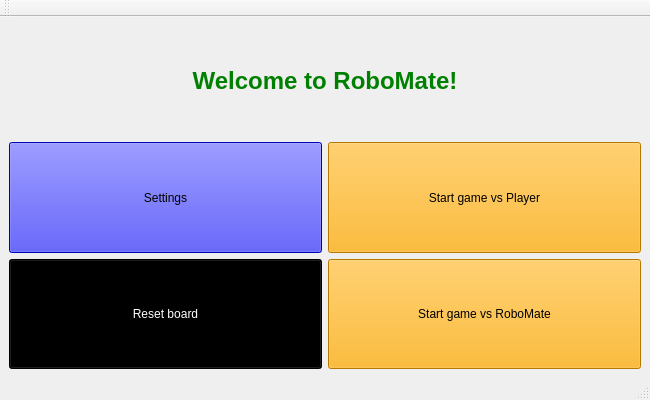
<?xml version="1.0" encoding="UTF-8"?>
<ui version="4.0">
 <class>MainWindow</class>
 <widget class="QMainWindow" name="MainWindow">
  <property name="geometry">
   <rect>
    <x>0</x>
    <y>0</y>
    <width>650</width>
    <height>400</height>
   </rect>
  </property>
  <property name="windowTitle">
   <string>MainWindow</string>
  </property>
  <widget class="QWidget" name="centralwidget">
   <layout class="QGridLayout" name="gridLayout">
    <item row="2" column="1">
     <widget class="QPushButton" name="pushButton_PvRM">
      <property name="sizePolicy">
       <sizepolicy hsizetype="Minimum" vsizetype="Preferred">
        <horstretch>0</horstretch>
        <verstretch>0</verstretch>
       </sizepolicy>
      </property>
      <property name="styleSheet">
       <string notr="true">background-color: rgb(255, 170, 0);
color:black;
</string>
      </property>
      <property name="text">
       <string>Start game vs RoboMate</string>
      </property>
     </widget>
    </item>
    <item row="1" column="1">
     <widget class="QPushButton" name="pushButton_PvP">
      <property name="sizePolicy">
       <sizepolicy hsizetype="Minimum" vsizetype="Preferred">
        <horstretch>0</horstretch>
        <verstretch>0</verstretch>
       </sizepolicy>
      </property>
      <property name="styleSheet">
       <string notr="true">background-color: rgb(255, 170, 0);
color:black;
</string>
      </property>
      <property name="text">
       <string>Start game vs Player</string>
      </property>
     </widget>
    </item>
    <item row="2" column="0">
     <widget class="QPushButton" name="pushButton_Reset">
      <property name="sizePolicy">
       <sizepolicy hsizetype="Minimum" vsizetype="Preferred">
        <horstretch>0</horstretch>
        <verstretch>0</verstretch>
       </sizepolicy>
      </property>
      <property name="styleSheet">
       <string notr="true">background-color: rgb(0, 0, 0);
color:white;</string>
      </property>
      <property name="text">
       <string>Reset board</string>
      </property>
     </widget>
    </item>
    <item row="1" column="0">
     <widget class="QPushButton" name="pushButton_Settings">
      <property name="sizePolicy">
       <sizepolicy hsizetype="Minimum" vsizetype="Preferred">
        <horstretch>0</horstretch>
        <verstretch>0</verstretch>
       </sizepolicy>
      </property>
      <property name="styleSheet">
       <string notr="true">background-color: rgb(0, 0, 255);
color:black;</string>
      </property>
      <property name="text">
       <string>Settings</string>
      </property>
     </widget>
    </item>
    <item row="0" column="0" colspan="2">
     <widget class="QLabel" name="label">
      <property name="text">
       <string>&lt;html&gt;&lt;head/&gt;&lt;body&gt;&lt;h1 align=&quot;center&quot; style=&quot; margin-top:36px; margin-bottom:12px; margin-left:0px; margin-right:0px; -qtlock-indent:0; text-indent:0px;&quot;&gt;&lt;span style=&quot; font-size:xx-large; font-weight:700; color:green;&quot;&gt;Welcome to RoboMate!&lt;/span&gt;&lt;/h1&gt;&lt;/body&gt;&lt;/html&gt;</string>
      </property>
     </widget>
    </item>
   </layout>
  </widget>
  <widget class="QMenuBar" name="menubar">
   <property name="geometry">
    <rect>
     <x>0</x>
     <y>0</y>
     <width>650</width>
     <height>19</height>
    </rect>
   </property>
  </widget>
  <widget class="QStatusBar" name="statusbar"/>
  <widget class="QToolBar" name="toolBar">
   <property name="windowTitle">
    <string>toolBar</string>
   </property>
   <attribute name="toolBarArea">
    <enum>TopToolBarArea</enum>
   </attribute>
   <attribute name="toolBarBreak">
    <bool>false</bool>
   </attribute>
  </widget>
 </widget>
 <resources/>
 <connections/>
</ui>
